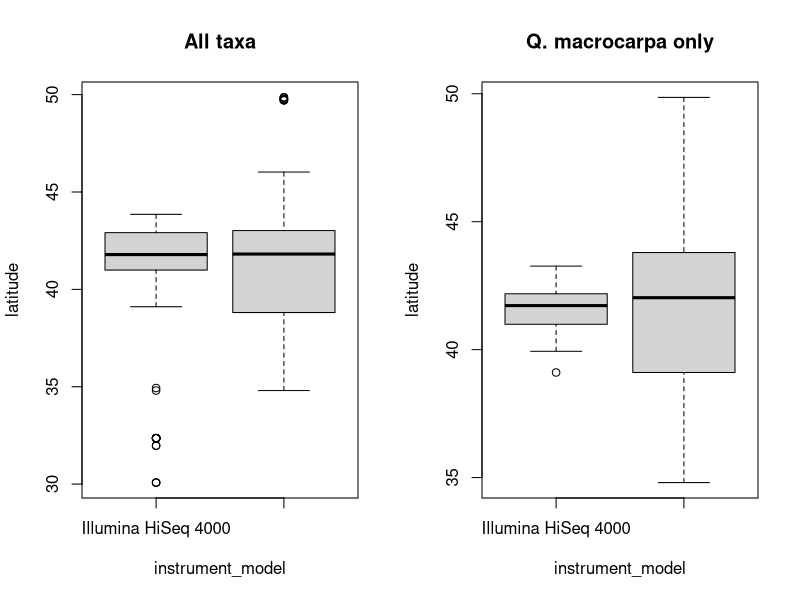

R code for this plot:
# check whether sequencing equipment is biased by latitude
library(openxlsx)

datt <- read.delim('SRA_metadata-hybseqv2.txt', header = T)
datx <- read.xlsx('Plant.1.0-Hyb-Seqv2.xlsx', startRow=13)

datx$lat <- substr(datx$lat_lon,1, 8) |> as.numeric()
names(datx) <- gsub('*', '', names(datx), fixed = T)
row.names(datx) <- datx$sample_name

datt$latitude <- datx[datt$sample_name, 'lat']
datt$species <- datx[datt$sample_name, 'organism']

pdf('latitudeVinstrument.pdf', 11, 8.5)
layout(matrix(1:2, 1))
boxplot(latitude ~ instrument_model, 
    data = datt, main = 'All taxa')
boxplot(latitude ~ instrument_model, 
    data = datt[datt$species == 'Quercus macrocarpa', ], main = 'Q. macrocarpa only')
dev.off()

sink(file = 't.tests.txt')

print('QUERCUS MACROCARPA ONLY:')
t.test(latitude ~ instrument_model, 
    data = datt[datt$species == 'Quercus macrocarpa', ]) |> print()

print('ALL TAXA:')
t.test(latitude ~ instrument_model, 
    data = datt) |> print()

sink(file = NULL)
